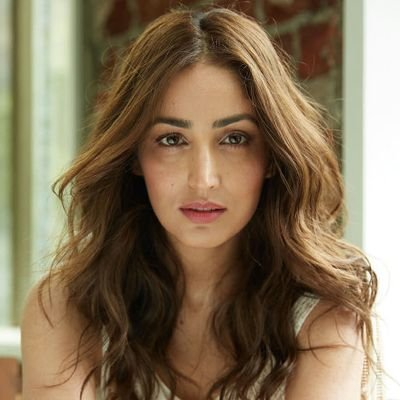
#> input picture face.jpg, 400 x 400 px
$ jupyter execute image_prcessing.ipynb   (shell and % lines are left out)
#> lines starting #> are read from the running program, lines starting #| are printed output that depends on the picture
[cell 1]
import os
print(os.getcwd())

[cell 2]
from PIL import Image
im=Image.open("face.jpg")
#> im is the input picture: PIL image 400x400 RGB; mean R, G, B 133.2, 114.6, 88.1
im.show()

[cell 3]
img = Image.open('face.jpg')
imgGray = img.convert('L')
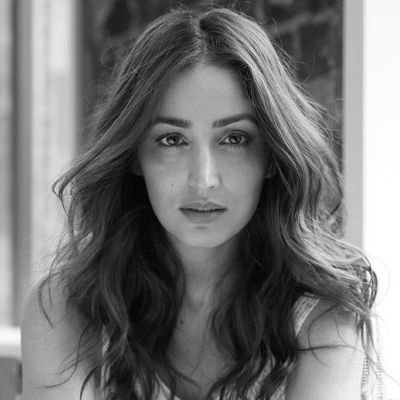
#> imgGray: PIL image 400x400 L; min 1, max 255, mean 117.1
imgGray.show()

[cell 4]
#importing Imageclass from PIL module
from PIL import Image

#Opens a image inRGB mode
im = Image.open("face.jpg")

#size of the image in pixels (size of original image)
width, hight = im.size
#> width = 400; hight = 400

#setting the points for cropped image
left = 0
top = 0
right = width/2
#> right = 200
im.show()

[cell 5]
import imageio.v3 as iio
import numpy as np
import skimage.color
import skimage.util
import matplotlib.pyplot as plt

# read the image of a plant seedling as grayscale from the outset
image = iio.imread(uri="face.jpg", mode="L")

# convert the image to float dtype with a value range from 0 to 1
image = skimage.util.img_as_float(image)

# display the image
fig, ax = plt.subplots()
plt.imshow(image, cmap="gray")


$ run again, with nnn.jpg copied over face.jpg
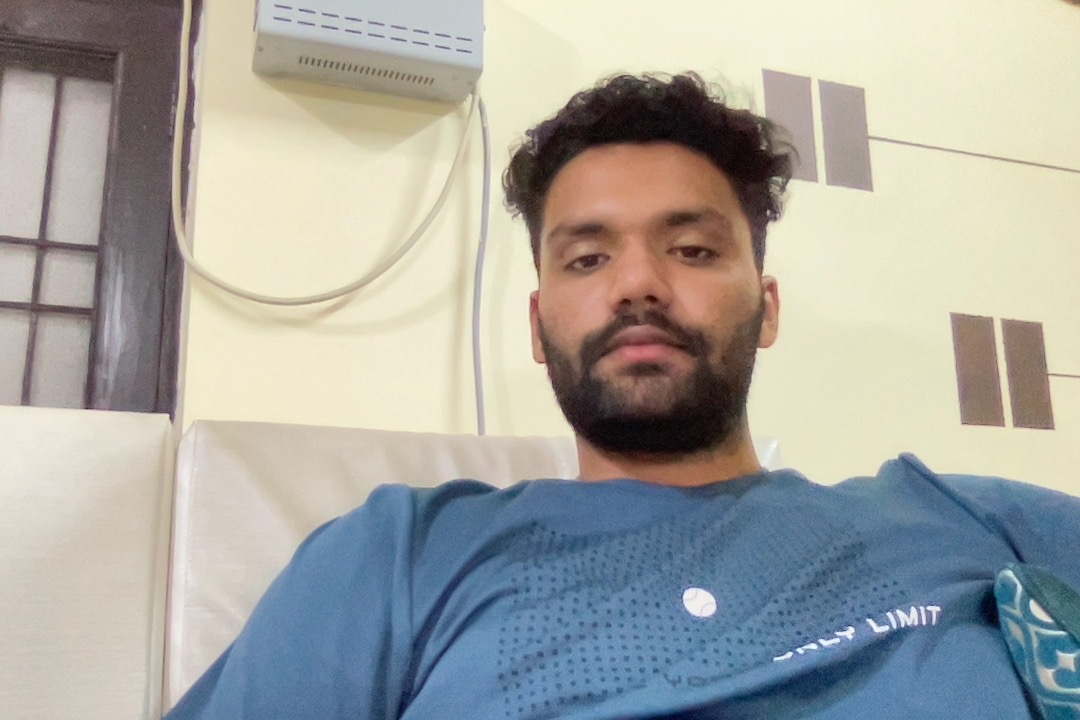
#> input picture nnn.jpg, 1080 x 720 px
#> im is the input picture: PIL image 1080x720 RGB; mean R, G, B 166.6, 166.6, 161.3
#> `imgGray = img.convert('L')`:
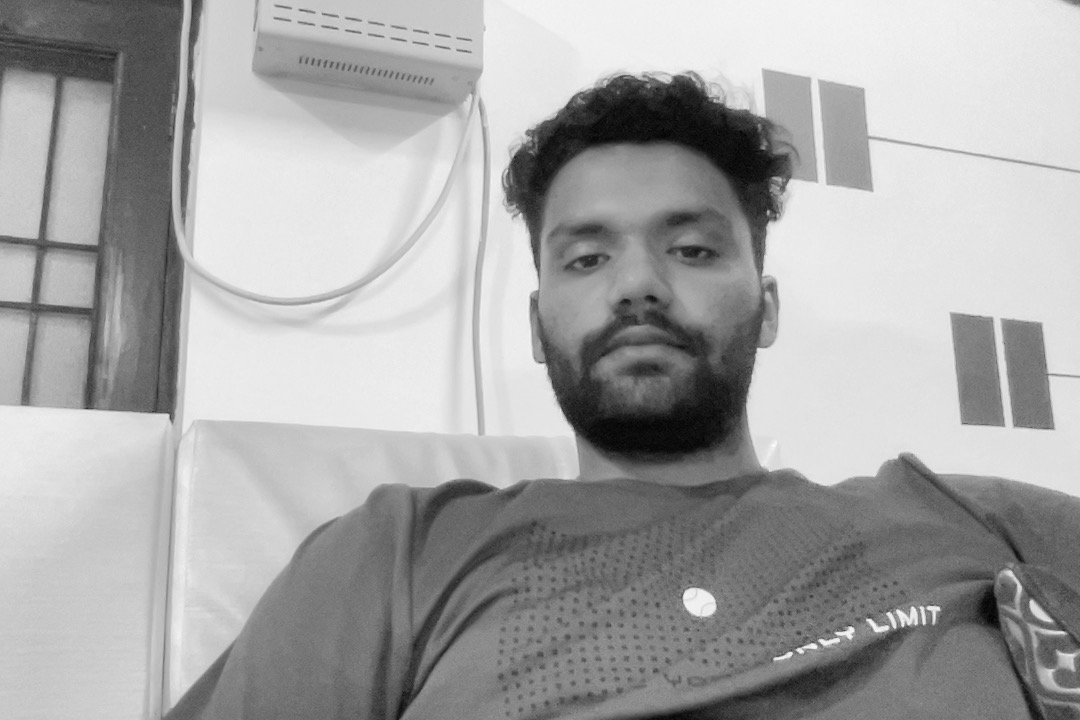
#> imgGray: PIL image 1080x720 L; min 1, max 253, mean 166
